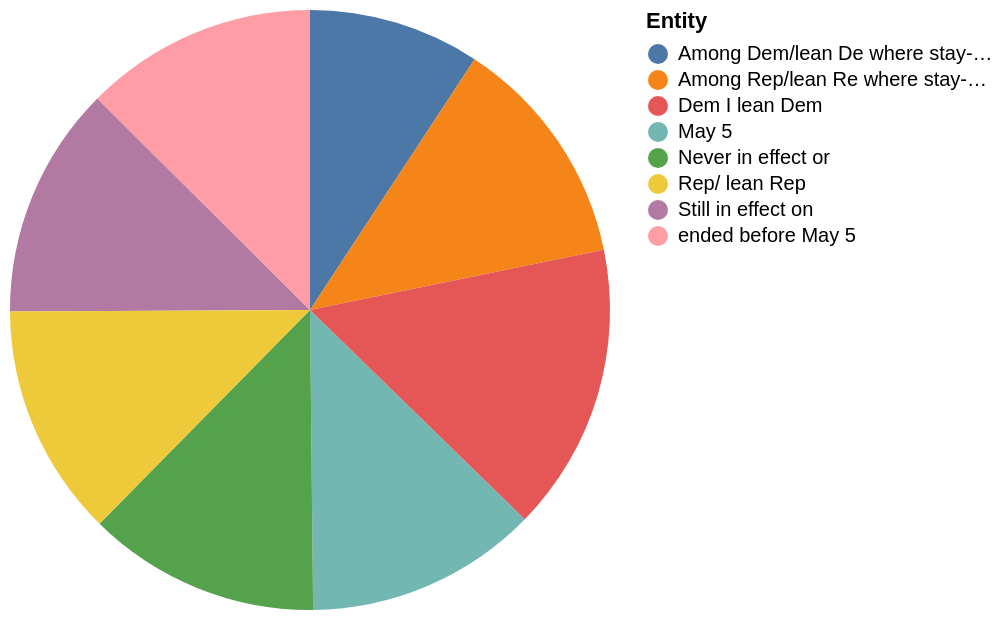

Vega-Lite specification stored for this chart:
### Vega-Lite specification from a JSON file in a GitHub repository (floating-point values rounded to 4 significant figures)
{"$schema": "https://vega.github.io/schema/vega-lite/v5.json", "description": "Pie chart auto-generated from CSV", "data": {"values": [{"Entity": "May 5", "A great deal": "38", "a fair amount": "40", "Not too much/Not at all": "20"}, {"Entity": "Still in effect on", "A great deal": "38", "a fair amount": "40", "Not too much/Not at all": "20"}, {"Entity": "ended before May 5", "A great deal": "38", "a fair amount": "38", "Not too much/Not at all": "49"}, {"Entity": "Never in effect or", "A great deal": "38", "a fair amount": "38", "Not too much/Not at all": "49"}, {"Entity": "Among Dem/lean De where stay-at-home Never in effect or", "A great deal": "28", "a fair amount": "28", "Not too much/Not at all": "8"}, {"Entity": "Among Rep/lean Re where stay-at-home Never in effect or", "A great deal": "38", "a fair amount": "0", "Not too much/Not at all": "0"}, {"Entity": "Dem I lean Dem", "A great deal": "47", "a fair amount": "37", "Not too much/Not at all": "16"}, {"Entity": "Rep/ lean Rep", "A great deal": "38", "a fair amount": "44", "Not too much/Not at all": "17"}]}, "mark": "arc", "encoding": {"theta": {"field": "A great deal", "type": "quantitative"}, "color": {"field": "Entity", "type": "nominal"}}}
